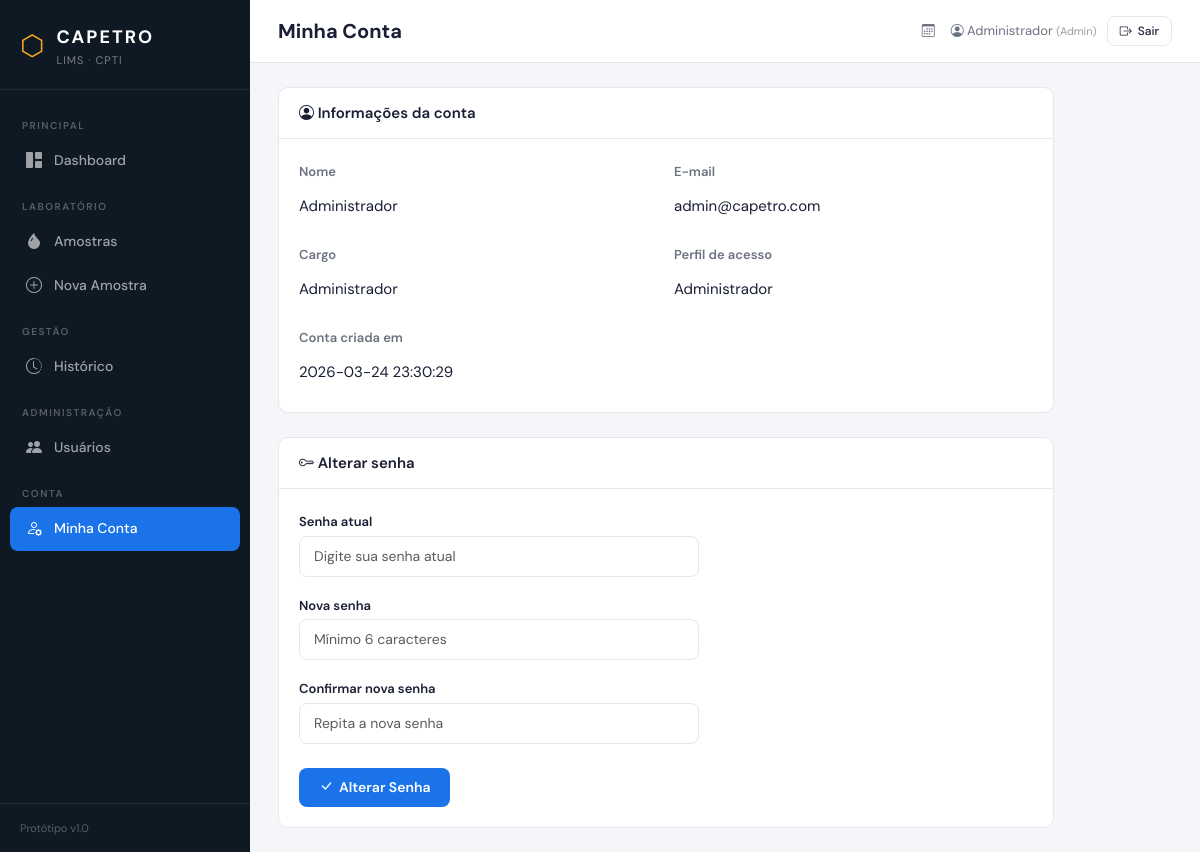
Page /minha-conta (signed in) on the committed database.
### tables this page shows
CREATE TABLE usuarios (
            id INTEGER PRIMARY KEY AUTOINCREMENT,
            nome TEXT NOT NULL,
            email TEXT NOT NULL UNIQUE,
            senha_hash TEXT NOT NULL,
            cargo TEXT DEFAULT 'Tecnico',
            perfil TEXT DEFAULT 'tecnico',
            ativo INTEGER DEFAULT 1,
            criado_em TEXT DEFAULT (datetime('now', 'localtime'))
        );

### app.py (the view, shortened to what this page needs)
@app.route('/minha-conta', methods=['GET', 'POST'])
@login_required
def minha_conta():
    db = get_db()
    usuario = db.execute('SELECT * FROM usuarios WHERE id = ?', [session['usuario_id']]).fetchone()
    db.close()
    return render_template('minha_conta.html', usuario=usuario, perfil_labels=PERFIL_LABELS)

### app.py (called while the page is built)
@app.before_request
def before_request():
    if not os.path.exists('capetro_lims.db'):
        init_db()
        seed_data()

def login_required(f):
    @wraps(f)
    def decorated(*args, **kwargs):
        if 'usuario_id' not in session:
            flash('Faça login para acessar o sistema.', 'error')
            return redirect(url_for('login'))
        return f(*args, **kwargs)
    return decorated

### database.py (called while the page is built)
def get_db():
    db = sqlite3.connect(DATABASE)
    db.row_factory = sqlite3.Row
    db.execute("PRAGMA foreign_keys = ON")
    return db

### templates/minha_conta.html (shortened to what this page needs)
{% extends "base.html" %}
{% block page_title %}Minha Conta{% endblock %}
{% block content %}
<div class="row g-4" style="max-width: 800px;">
    <div class="col-12">
        <div class="card-panel">
            <div class="card-panel-header">
                <h3><i class="bi bi-person-circle"></i> Informações da conta</h3>
            </div>
            <div class="card-panel-body">
                <div class="row g-3">
                    <div class="col-md-6">
                        <label class="form-label fw-semibold" style="color: var(--text-secondary);">Nome</label>
                        <div style="font-size: 15px; padding: 9px 0;">{{ usuario.nome }}</div>
                    </div>
                    <div class="col-md-6">
                        <label class="form-label fw-semibold" style="color: var(--text-secondary);">E-mail</label>
                        <div style="font-size: 15px; padding: 9px 0;">{{ usuario.email }}</div>
                    </div>
                    <div class="col-md-6">
                        <label class="form-label fw-semibold" style="color: var(--text-secondary);">Cargo</label>
                        <div style="font-size: 15px; padding: 9px 0;">{{ usuario.cargo }}</div>
                    </div>
                    <div class="col-md-6">
                        <label class="form-label fw-semibold" style="color: var(--text-secondary);">Perfil de acesso</label>
                        <div style="font-size: 15px; padding: 9px 0;">{{ perfil_labels.get(usuario.perfil, usuario.perfil) }}</div>
                    </div>
                    <div class="col-md-6">
                        <label class="form-label fw-semibold" style="color: var(--text-secondary);">Conta criada em</label>
                        <div style="font-size: 15px; padding: 9px 0;">{{ usuario.criado_em or '-' }}</div>
                    </div>
                </div>
            </div>
        </div>
    </div>
    <div class="col-12">
        <div class="card-panel">
            <div class="card-panel-header">
                <h3><i class="bi bi-key"></i> Alterar senha</h3>
            </div>
            <div class="card-panel-body">
                <form method="POST" style="max-width: 400px;">
                    <div class="mb-3">
                        <label class="form-label fw-semibold">Senha atual</label>
                        <input type="password" name="senha_atual" class="form-control" placeholder="Digite sua senha atual" required>
                    </div>
                    <div class="mb-3">
                        <label class="form-label fw-semibold">Nova senha</label>
                        <input type="password" name="nova_senha" class="form-control" placeholder="Mínimo 6 caracteres" required minlength="6">
                    </div>
                    <div class="mb-4">
                        <label class="form-label fw-semibold">Confirmar nova senha</label>
                        <input type="password" name="confirmar_senha" class="form-control" placeholder="Repita a nova senha" required minlength="6">
                    </div>
                    <button type="submit" class="btn-brand">
                        <i class="bi bi-check-lg"></i> Alterar Senha
                    </button>
                </form>
            </div>
        </div>
    </div>
</div>
{% endblock %}

### templates/base.html (shortened to what this page needs)
<!DOCTYPE html>
<html lang="pt-BR">
<head>
    <link href="https://cdn.jsdelivr.net/npm/bootstrap@5.3.3/dist/css/bootstrap.min.css" rel="stylesheet">
    <link href="https://cdn.jsdelivr.net/npm/bootstrap-icons@1.11.3/font/bootstrap-icons.min.css" rel="stylesheet">
    <link href="{{ url_for('static', filename='css/style.css') }}" rel="stylesheet">
</head>
<body>
    <nav class="sidebar" id="sidebar">
        <div class="sidebar-brand">
            <span class="brand-icon">⬡</span>
            <div>
                <div class="brand-name">CAPETRO</div>
                <div class="brand-sub">LIMS · CPTI</div>
            </div>
        </div>
        <ul class="sidebar-nav">
            <li class="nav-section">PRINCIPAL</li>
            <li>
                <a href="{{ url_for('dashboard') }}" class="{% if request.endpoint == 'dashboard' %}active{% endif %}">
                    <i class="bi bi-grid-1x2-fill"></i>
                    <span>Dashboard</span>
                </a>
            </li>
            <li class="nav-section">LABORATÓRIO</li>
            <li>
                <a href="{{ url_for('listar_amostras') }}" class="{% if 'amostra' in request.endpoint|default('') %}active{% endif %}">
                    <i class="bi bi-droplet-fill"></i>
                    <span>Amostras</span>
                </a>
            </li>
            <li>
                <a href="{{ url_for('nova_amostra') }}">
                    <i class="bi bi-plus-circle"></i>
                    <span>Nova Amostra</span>
                </a>
            </li>
            {% if session.get('usuario_perfil') in ['coordenador', 'gerente', 'admin'] %}
            <li class="nav-section">GESTÃO</li>
            <li>
                <a href="{{ url_for('historico') }}" class="{% if request.endpoint == 'historico' %}active{% endif %}">
                    <i class="bi bi-clock-history"></i>
                    <span>Histórico</span>
                </a>
            </li>
            {% endif %}
            {% if session.get('usuario_perfil') == 'admin' %}
            <li class="nav-section">ADMINISTRAÇÃO</li>
            <li>
                <a href="{{ url_for('listar_usuarios') }}" class="{% if 'usuario' in request.endpoint|default('') and request.endpoint != 'minha_conta' %}active{% endif %}">
                    <i class="bi bi-people-fill"></i>
                    <span>Usuários</span>
                </a>
            </li>
            {% endif %}
            <li class="nav-section">CONTA</li>
            <li>
                <a href="{{ url_for('minha_conta') }}" class="{% if request.endpoint == 'minha_conta' %}active{% endif %}">
                    <i class="bi bi-person-gear"></i>
                    <span>Minha Conta</span>
                </a>
            </li>
        </ul>
        <div class="sidebar-footer">
            <div class="sidebar-footer-text">
                 Protótipo v1.0
            </div>
        </div>
    </nav>
    <main class="main-content">
        <header class="topbar">
            <div class="topbar-title">{% block page_title %}{% endblock %}</div>
            <div class="topbar-right" style="display: flex; align-items: center; gap: 16px;">
                <span class="topbar-date">
                    <i class="bi bi-calendar3"></i>
                </span>
                {% if session.get('usuario_nome') %}
                <div style="display: flex; align-items: center; gap: 10px;">
                    <span style="font-size: 13px; color: var(--text-secondary);">
                        <i class="bi bi-person-circle"></i>
                        {{ session.usuario_nome }}
                        <span style="font-size: 11px; opacity: 0.7;">({{ session.get('usuario_perfil', 'tecnico')|capitalize }})</span>
                    </span>
                    <a href="{{ url_for('logout') }}" class="btn-outline" style="padding: 5px 12px; font-size: 12px;"
                       onclick="return confirm('Tem certeza que deseja sair do sistema?');">
                        <i class="bi bi-box-arrow-right"></i> Sair
                    </a>
                </div>
                {% endif %}
            </div>
        </header>
        <div class="page-content">
            {% block content %}{% endblock %}
        </div>
    </main>
</body>
</html>

### static/css/style.css (style rules this page uses)
:root { --brand-dark: #0f1923; --brand-primary: #1a73e8; --brand-accent: #f5a623; --sidebar-bg: #0f1923; --sidebar-width: 250px; --surface: #ffffff; --surface-alt: #f4f6f9; --text-primary: #1a1f36; --text-secondary: #6b7280; --border: #e5e7eb; --success: #10b981; --danger: #ef4444; --warning: #f59e0b; --radius: 10px; }
* { margin: 0; padding: 0; box-sizing: border-box; }
body { font-family: 'DM Sans', -apple-system, sans-serif; background: var(--surface-alt); color: var(--text-primary); display: flex; min-height: 100vh; }
.sidebar { width: var(--sidebar-width); background: var(--sidebar-bg); color: #fff; display: flex; flex-direction: column; position: fixed; top: 0; left: 0; bottom: 0; z-index: 100; transition: transform 0.3s ease; }
.sidebar-brand { display: flex; align-items: center; gap: 12px; padding: 24px 20px 20px; border-bottom: 1px solid rgba(255,255,255,0.08); }
.brand-icon { font-size: 28px; color: var(--brand-accent); }
.brand-name { font-size: 18px; font-weight: 700; letter-spacing: 2px; }
.brand-sub { font-size: 11px; color: rgba(255,255,255,0.45); letter-spacing: 1px; margin-top: 1px; }
.sidebar-nav { list-style: none; padding: 12px 10px; flex: 1; }
.nav-section { font-size: 10px; font-weight: 600; letter-spacing: 1.5px; color: rgba(255,255,255,0.3); padding: 16px 12px 6px; }
.sidebar-nav a { display: flex; align-items: center; gap: 10px; padding: 10px 14px; color: rgba(255,255,255,0.6); text-decoration: none; border-radius: 8px; font-size: 14px; font-weight: 500; transition: all 0.2s; }
.sidebar-nav a.active { color: #fff; background: var(--brand-primary); }
.sidebar-nav a i { font-size: 16px; width: 20px; text-align: center; }
.sidebar-footer { padding: 16px 20px; border-top: 1px solid rgba(255,255,255,0.08); }
.sidebar-footer-text { font-size: 11px; color: rgba(255,255,255,0.3); }
.main-content { margin-left: var(--sidebar-width); flex: 1; min-height: 100vh; }
.topbar { display: flex; align-items: center; justify-content: space-between; padding: 16px 28px; background: var(--surface); border-bottom: 1px solid var(--border); }
.topbar-title { font-size: 20px; font-weight: 700; color: var(--text-primary); }
.topbar-date { font-size: 13px; color: var(--text-secondary); display: flex; align-items: center; gap: 6px; }
.page-content { padding: 24px 28px; }
.card-panel { background: var(--surface); border-radius: var(--radius); border: 1px solid var(--border); overflow: hidden; }
.card-panel-header { padding: 16px 20px; border-bottom: 1px solid var(--border); display: flex; align-items: center; justify-content: space-between; }
.card-panel-header h3 { font-size: 15px; font-weight: 600; margin: 0; }
.card-panel-body { padding: 20px; }
.form-label { font-size: 13px; font-weight: 600; color: var(--text-primary); margin-bottom: 4px; }
.form-control, .form-select { border-radius: 8px; border: 1px solid var(--border); padding: 9px 14px; font-size: 14px; font-family: inherit; transition: border-color 0.2s; }
.btn-brand { background: var(--brand-primary); color: #fff; border: none; padding: 9px 20px; border-radius: 8px; font-size: 14px; font-weight: 600; font-family: inherit; cursor: pointer; transition: background 0.2s; text-decoration: none; display: inline-flex; align-items: center; gap: 6px; }
.btn-outline { background: transparent; color: var(--text-primary); border: 1px solid var(--border); padding: 9px 20px; border-radius: 8px; font-size: 14px; font-weight: 500; font-family: inherit; cursor: pointer; transition: all 0.2s; text-decoration: none; display: inline-flex; align-items: center; gap: 6px; }

### rows in the picture
usuarios: get "Admin", nome "Administrador", email "admin@capetro.com", cargo "Administrador", get "Administrador", criado_em "2026-03-24 23:30:29"

### other values in the picture
{{ session.usuario_nome }} "Administrador"
